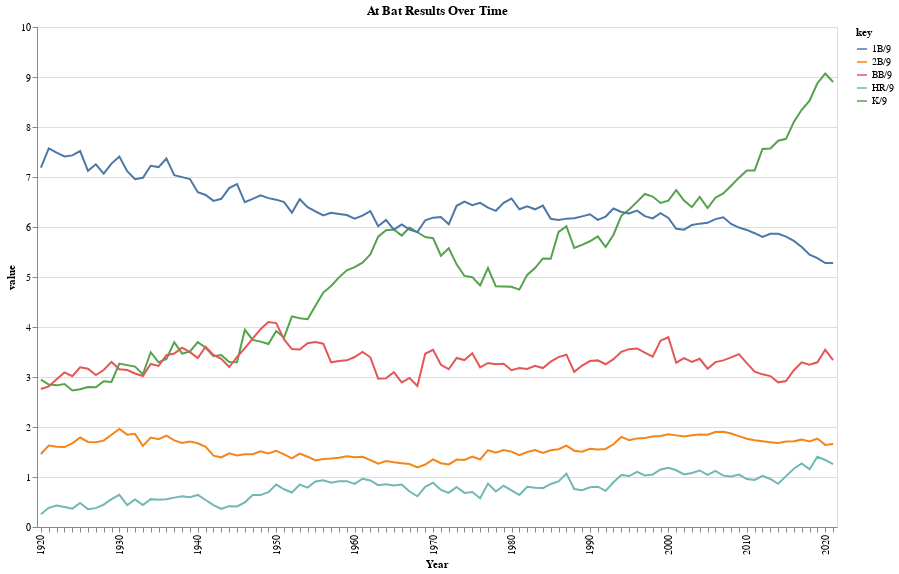

Here is the notebook cell this chart was saved with:
### Code cell
# Read in the CSV file
data = pd.read_csv('Teams_A.csv')

# Renaming yearID to Year
data = data.rename(columns={'yearID': 'Year'})

# Calculate HR/9, K/9, BB/9, 1B/9, 2B/9
data['HR/9'] = 27 * data['HR'] / data['IPouts']
data['K/9'] = 27 * data['SO'] / data['IPouts']
data['BB/9'] = 27 * data['BB'] / data['IPouts']
data['1B'] = data['H'] - data['HR'] - data['3B'] - data['2B']
data['1B/9'] = 27 * data['1B'] / data['IPouts']
data['2B/9'] = 27 * data['2B'] / data['IPouts']

# Save
data.to_csv('Teams_B.csv', index=False)

# Chart
alt.Chart(data).transform_fold(
    ['HR/9', 'K/9', 'BB/9', "1B/9", "2B/9"]
).mark_line().encode(
    x=alt.X('Year:O', axis=alt.Axis(labelExpr='datum.value % 10 == 0 ? datum.value : ""')),
    y='value:Q',
    color='key:N'
).properties (
    title="At Bat Results Over Time",
    width=800,
    height=500
)
